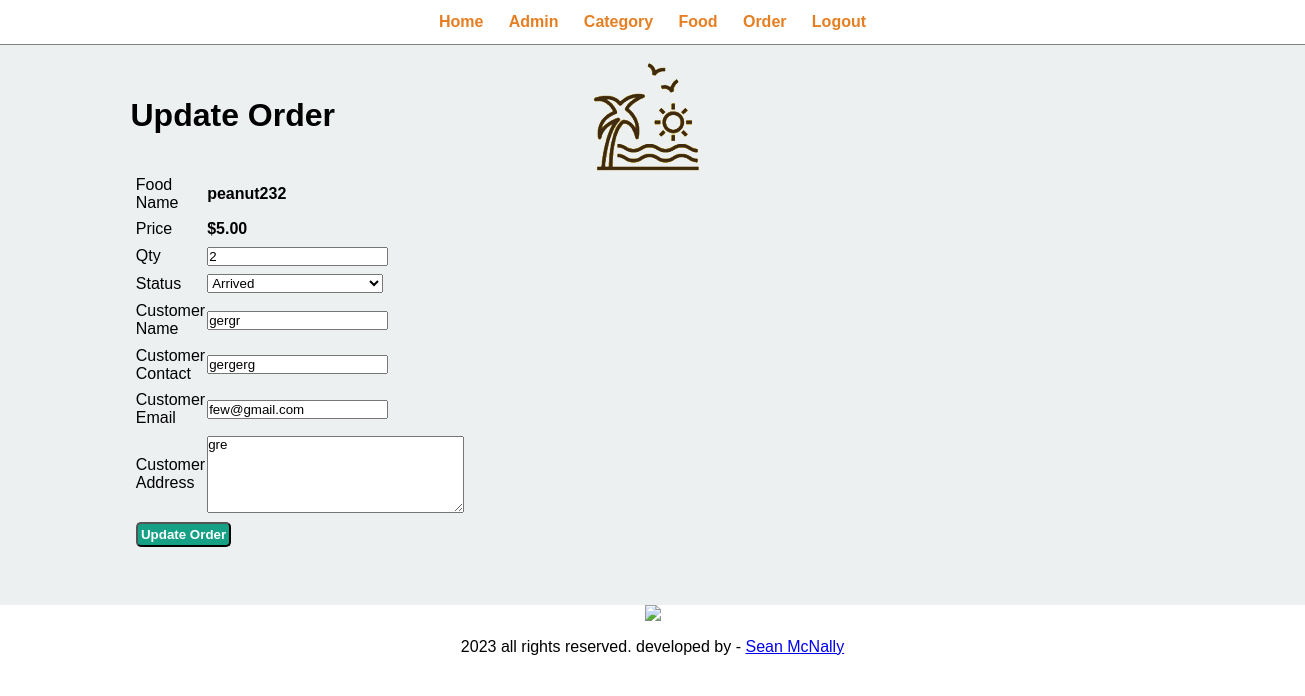
Page /admin/update-order.php?id=2 on the committed database.
### tables this page shows
CREATE TABLE `tbl_order` (
  `id` int(10) UNSIGNED NOT NULL,
  `food` varchar(150) NOT NULL,
  `price` decimal(10,2) NOT NULL,
  `qty` int(11) NOT NULL,
  `total` decimal(10,2) NOT NULL,
  `order_date` datetime NOT NULL,
  `status` varchar(50) NOT NULL,
  `customer_name` varchar(150) NOT NULL,
  `customer_contact` varchar(20) NOT NULL,
  `customer_email` varchar(150) NOT NULL,
  `customer_address` varchar(255) NOT NULL
);

### admin/update-order.php (the view, shortened to what this page needs)
<?php include('partials/menu.php'); ?>
<div class="main-content">
    <div class="wrapper">
        <h1>Update Order</h1>
        <br><br>
        <?php
            if(isset($_GET['id']))
            {
                $id=$_GET['id'];
                $sql = "SELECT * FROM tbl_order WHERE id=$id";
                $res = mysqli_query($conn, $sql);
                $count = mysqli_num_rows($res);
                if($count==1)
                {
                    $row=mysqli_fetch_assoc($res);
                    $food = $row['food'];
                    $price = $row['price'];
                    $qty = $row['qty'];
                    $status = $row['status'];
                    $customer_name = $row['customer_name'];
                    $customer_contact =$row['customer_contact'];
                    $customer_email =$row['customer_email'];
                    $customer_address =$row['customer_address'];
                }
                else
                {
                    header('location:'.SITEURL.'admin/manage-order.php');
                }
            }
            else
            {
                header('location:'.SITEURL.'admin/manage-order.php');
            }
        ?>
        <form action="" method="POST">
            <table class="tbl-30">
                <tr>
                    <td>Food Name</td>
                    <td><b> <?php echo $food; ?></b></td>
                </tr>
                <tr>
                    <td>Price</td>
                    <td>
                        <b> $<?php echo $price; ?></b>
                    </td>
                </tr>
                <tr>
                    <td>Qty</td>
                    <td>
                        <input type="number" name="qty" value="<?php echo $qty; ?>">
                    </td>
                </tr>
                <tr>
                    <td>Status</td>
                    <td>
                        <select name="status">
                            <option <?php if($status=="Arrived"){echo "selected";} ?> value="Arrived">Arrived</option>
                        </select>
                    </td>
                </tr>
                <tr>
                    <td>Customer Name</td>
                    <td>
                        <input type="text" name="customer_name" value="<?php echo $customer_name; ?>">
                    </td>
                </tr>
                <tr>
                    <td>Customer Contact</td>
                    <td>
                        <input type="text" name="customer_contact" value="<?php echo $customer_contact; ?>">
                    </td>
                </tr>
                <tr>
                    <td>Customer Email</td>
                    <td>
                        <input type="text" name="customer_email" value="<?php echo $customer_email; ?>">
                    </td>
                </tr>
                <tr>
                    <td>Customer Address</td>
                    <td>
                        <textarea name="customer_address" cols="30" rows="5"><?php echo $customer_address; ?></textarea>
                    </td>
                </tr>
                <tr>
                    <td colspan="2">
                        <input type="submit" name="submit" value="Update Order" class="btn-secondary">
                    </td>
                </tr>
            </table>
        </form>
    </div>
</div>
<?php include('partials/footer.php'); ?>

### css/admin.css (style rules this page uses)
* { margin: 0; padding: 0; font-family: Arial, Helvetica, sans-serif; }
.wrapper { padding: 1%; width: 80%; margin: 0 auto; }
.tbl-30 { width: 30%; }
table tr td { padding: 1%; }
.btn-secondary { background-color: #16a085; padding: 1%; color: white; text-decoration: none; font-weight: bold; }
.btn-secondary { border-radius: 5px; }
.main-content { background-color: #ecf0f1; padding: 3% 0; }

### rows in the picture
tbl_order: food "peanut232", price "5.00", qty "2", status "Arrived", customer_name "gergr", customer_contact "gergerg", customer_email "few@gmail.com", customer_address "gre"
